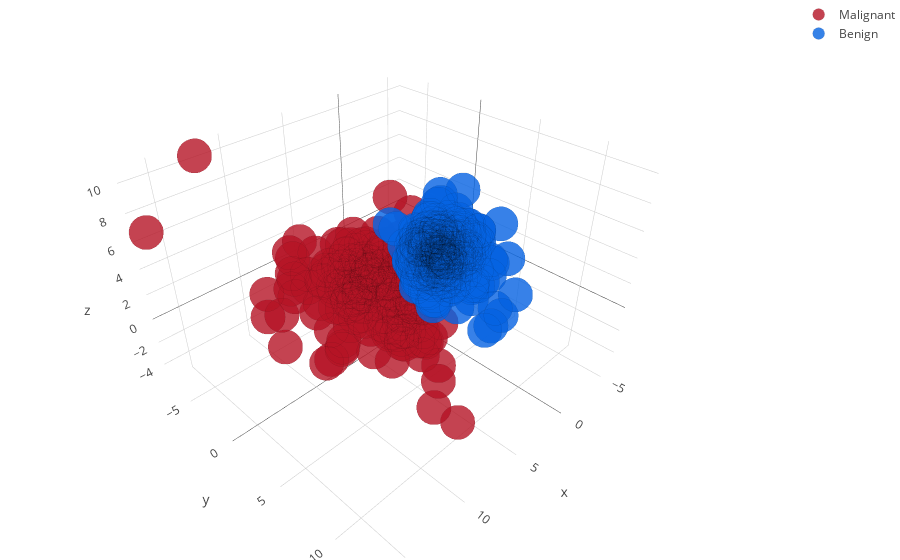

Notebook cell for this chart:
### Code cell
# Create data array. Ensure malignant scatter is rendered above (can we merge layers somehow?).
data = [malignant_scatter,benign_scatter]
 
# Create layout.
layout = go.Layout(showlegend=True, margin=dict(l=0,r=0,b=0,t=0))
 
# Render (offline).
fig = go.Figure(data=data, layout=layout)
plotly.offline.iplot(fig, filename='3d-scatter')

### Figure 1 — Plotly figure (JSON) as saved in the notebook; plotly's stock layout.template omitted (floating-point values rounded to 4 significant figures; data arrays with more than 128 entries replaced by an {"elided": "..."} marker saying what was removed)
{"data": [{"marker": {"color": "rgb(181,20,37)", "line": {"color": "rgba(0,0,0,0.14)", "width": 0.5}, "opacity": 0.8, "size": 12}, "mode": "markers", "name": "Malignant", "type": "scatter3d", "x": {"elided": "212 float values"}, "y": {"elided": "212 float values"}, "z": {"elided": "212 float values"}}, {"marker": {"color": "rgb(5, 99, 226)", "line": {"color": "rgba(0,0,0,0.14)", "width": 0.5}, "opacity": 0.8, "size": 12}, "mode": "markers", "name": "Benign", "type": "scatter3d", "x": {"elided": "357 float values"}, "y": {"elided": "357 float values"}, "z": {"elided": "357 float values"}}], "layout": {"margin": {"b": 0, "l": 0, "r": 0, "t": 0}, "showlegend": true}}
